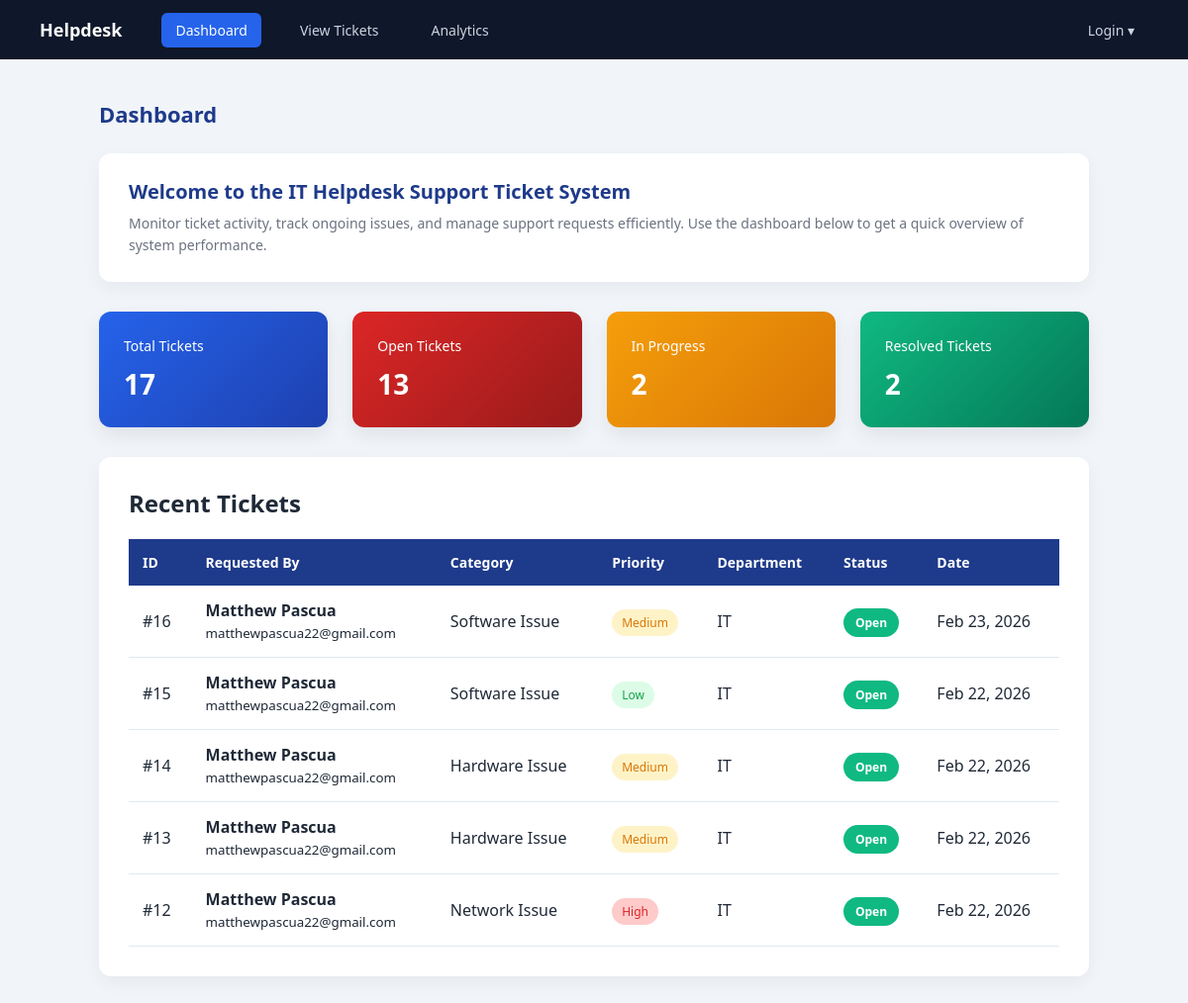
The page /ticketing/index.php on the database its author committed.
### tables this page shows
CREATE TABLE `employee_tickets` (
  `id` int(11) NOT NULL,
  `user_id` int(11) NOT NULL,
  `subject` varchar(255) NOT NULL,
  `category` varchar(100) NOT NULL,
  `priority` enum('Low','Medium','High','Critical') NOT NULL,
  `department` enum('IT','HR','Marketing','Admin','Technical','Accounting','Supply Chain','MPDC','E-Comm') DEFAULT NULL,
  `assigned_department` enum('IT','HR','Marketing','Admin','Technical','Accounting','Supply Chain','MPDC','E-Comm') DEFAULT NULL,
  `description` text DEFAULT NULL,
  `attachment` varchar(255) DEFAULT NULL,
  `status` enum('Open','In Progress','Resolved') DEFAULT 'Open',
  `created_at` timestamp NOT NULL DEFAULT current_timestamp(),
  `is_read` tinyint(1) DEFAULT 0
);

CREATE TABLE `users` (
  `id` int(11) NOT NULL,
  `name` varchar(100) NOT NULL,
  `email` varchar(100) NOT NULL,
  `department` varchar(100) NOT NULL,
  `password` varchar(255) NOT NULL,
  `role` enum('admin','employee') DEFAULT 'employee',
  `created_at` timestamp NOT NULL DEFAULT current_timestamp(),
  `otp_code` varchar(10) DEFAULT NULL,
  `is_verified` tinyint(1) DEFAULT 0
);

### ticketing/index.php (the view, shortened to what this page needs)
<?php
require_once 'config/database.php';
$total = $conn->query("
    SELECT COUNT(*) AS count
    FROM employee_tickets
")->fetch_assoc()['count'];
$open = $conn->query("
    SELECT COUNT(*) AS count
    FROM employee_tickets
    WHERE status='Open'
")->fetch_assoc()['count'];
$progress = $conn->query("
    SELECT COUNT(*) AS count
    FROM employee_tickets
    WHERE status='In Progress'
")->fetch_assoc()['count'];
$resolved = $conn->query("
    SELECT COUNT(*) AS count
    FROM employee_tickets
    WHERE status='Resolved'
")->fetch_assoc()['count'];
$recent = $conn->query("
    SELECT
        employee_tickets.*,
        users.name,
        users.email
    FROM employee_tickets
    JOIN users ON employee_tickets.user_id = users.id
    ORDER BY employee_tickets.created_at DESC
    LIMIT 5
");
?>
<!DOCTYPE html>
<html>
<head>
<link rel="stylesheet" href="css/style.css">
</head>
<body>
<?php include 'navbar.php'; ?>
<div class="main-content">
<div class="content-wrapper">
<h1 class="page-title">Dashboard</h1>
<div class="dashboard-welcome">
    <h2>Welcome to the IT Helpdesk Support Ticket System</h2>
    <p>
        Monitor ticket activity, track ongoing issues, and manage support requests efficiently.
        Use the dashboard below to get a quick overview of system performance.
    </p>
</div>
<div class="dashboard-cards">
    <div class="dash-card blue">
        <h3>Total Tickets</h3>
        <h2><?= $total; ?></h2>
    </div>
    <div class="dash-card red">
        <h3>Open Tickets</h3>
        <h2><?= $open; ?></h2>
    </div>
    <div class="dash-card orange">
        <h3>In Progress</h3>
        <h2><?= $progress; ?></h2>
    </div>
    <div class="dash-card green">
        <h3>Resolved Tickets</h3>
        <h2><?= $resolved; ?></h2>
    </div>
</div>
<div class="card">
    <h2 style="margin-bottom:20px;">Recent Tickets</h2>
    <table>
        <tr>
            <th>ID</th>
            <th>Requested By</th>
            <th>Category</th>
            <th>Priority</th>
            <th>Department</th>
            <th>Status</th>
            <th>Date</th>
        </tr>
        <?php while($row = $recent->fetch_assoc()) { ?>
        <tr>
            <td>#<?= $row['id']; ?></td>
            <td>
                <strong><?= htmlspecialchars($row['name']); ?></strong><br>
                <small><?= htmlspecialchars($row['email']); ?></small>
            </td>
            <td><?= htmlspecialchars($row['category']); ?></td>
            <td>
                <span class="badge badge-<?= strtolower($row['priority']); ?>">
                    <?= htmlspecialchars($row['priority']); ?>
                </span>
            </td>
            <td><?= htmlspecialchars($row['department']); ?></td>
            <td>
                <span class="status-badge status-<?= strtolower(str_replace(' ', '-', $row['status'])); ?>">
                    <?= htmlspecialchars($row['status']); ?>
                </span>
            </td>
            <td><?= date("M d, Y", strtotime($row['created_at'])); ?></td>
        </tr>
        <?php } ?>
    </table>
</div>
</div>
</div>
</body>
</html>

### ticketing/navbar.php (shortened to what this page needs)
<?php
$current_page = basename($_SERVER['PHP_SELF']);
?>
<div class="navbar">
    <h2>Helpdesk</h2>
    <div class="nav-links">
        <a href="index.php"
           class="<?= ($current_page == 'index.php') ? 'active' : '' ?>">
           Dashboard
        </a>
        <a href="view_tickets.php"
           class="<?= ($current_page == 'view_tickets.php') ? 'active' : '' ?>">
           View Tickets
        </a>
        <a href="analytics.php"
           class="<?= ($current_page == 'analytics.php') ? 'active' : '' ?>">
           Analytics
        </a>
    </div>
    <div class="nav-right dropdown">
        <a href="#">Login ▾</a>
    </div>
</div>

### ticketing/css/style.css (style rules this page uses)
* { margin: 0; padding: 0; box-sizing: border-box; }
body { font-family: 'Segoe UI', Tahoma, sans-serif; background-color: #F1F5F9; color: #1F2937; }
.navbar { background-color: #0F172A; height: 60px; padding: 0 40px; display: flex; align-items: center; }
.navbar h2 { color: white; font-size: 18px; margin-right: 40px; }
.nav-links { display: flex; gap: 25px; }
.nav-right { margin-left: auto; display: flex; align-items: center; }
.nav-links a, .nav-right > a { color: #CBD5E1; text-decoration: none; font-size: 14px; padding: 8px 14px; border-radius: 6px; transition: 0.2s ease; }
.nav-links a:hover, .nav-links a.active, .nav-right > a:hover { background-color: #2563EB; color: white; }
.dropdown { position: relative; }
.main-content { padding: 40px; }
.content-wrapper { max-width: 1000px; margin: auto; }
.page-title { font-size: 22px; margin-bottom: 25px; color: #1E3A8A; }
.card { background: white; padding: 30px; border-radius: 12px; box-shadow: 0 6px 18px rgba(0,0,0,0.05); margin-bottom: 25px; }
table { width: 100%; border-collapse: collapse; }
th { background-color: #1E3A8A; color: white; padding: 14px; text-align: left; font-size: 14px; }
td { padding: 14px; border-bottom: 1px solid #E2E8F0; }
.badge { padding: 5px 10px; border-radius: 20px; font-size: 12px; font-weight: 500; }
.badge-low { background: #DCFCE7; color: #16A34A; }
.badge-medium { background: #FEF3C7; color: #D97706; }
.badge-high { background: #FECACA; color: #DC2626; }
.dashboard-cards { display: flex; gap: 25px; margin-bottom: 30px; flex-wrap: wrap; }
.dash-card { flex: 1; min-width: 200px; padding: 25px; border-radius: 12px; color: white; box-shadow: 0 8px 20px rgba(0,0,0,0.08); }
.dash-card h3 { font-size: 14px; font-weight: 500; }
.dash-card h2 { font-size: 28px; margin-top: 10px; }
.blue { background: linear-gradient(135deg, #2563EB, #1E40AF); }
.red { background: linear-gradient(135deg, #DC2626, #991B1B); }
.orange { background: linear-gradient(135deg, #F59E0B, #D97706); }
.green { background: linear-gradient(135deg, #10B981, #047857); }
.status-badge { padding: 6px 12px; border-radius: 20px; font-size: 12px; font-weight: 600; color: white; }
.status-open { background: #10B981; }
.dashboard-welcome { background: #ffffff; padding: 25px 30px; border-radius: 12px; margin-bottom: 30px; box-shadow: 0 6px 18px rgba(0,0,0,0.05); }
.dashboard-welcome h2 { font-size: 20px; margin-bottom: 8px; color: #1E3A8A; }
.dashboard-welcome p { color: #6B7280; font-size: 14px; line-height: 1.6; }

### rows shown on the page
employee_tickets: id "16", user.name "Matthew Pascua", user.email "matthewpascua22@gmail.com", category "Software Issue", priority "Medium", department "IT", status "Open", created_at "Feb 23, 2026"
employee_tickets: id "15", user.name "Matthew Pascua", user.email "matthewpascua22@gmail.com", category "Software Issue", priority "Low", department "IT", status "Open", created_at "Feb 22, 2026"
employee_tickets: id "14", user.name "Matthew Pascua", user.email "matthewpascua22@gmail.com", category "Hardware Issue", priority "Medium", department "IT", status "Open", created_at "Feb 22, 2026"
employee_tickets: id "13", user.name "Matthew Pascua", user.email "matthewpascua22@gmail.com", category "Hardware Issue", priority "Medium", department "IT", status "Open", created_at "Feb 22, 2026"
employee_tickets: id "12", user.name "Matthew Pascua", user.email "matthewpascua22@gmail.com", category "Network Issue", priority "High", department "IT", status "Open", created_at "Feb 22, 2026"

### other values the page prints
$total "17"
$open "13"
$progress "2"
$resolved "2"
